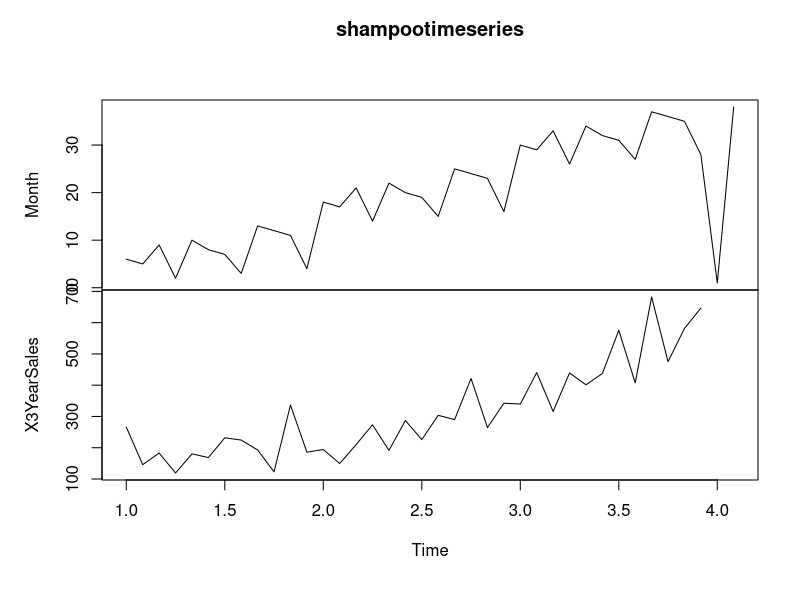

Write the R code that produced this figure.
shampoo <- read.csv("ShampooSales.csv", header=T, sep=",")
shampoo
shampootimeseries <- ts(shampoo, 
                       frequency=12, 
                       start=c(1,1))
shampootimeseries
plot(shampootimeseries)
